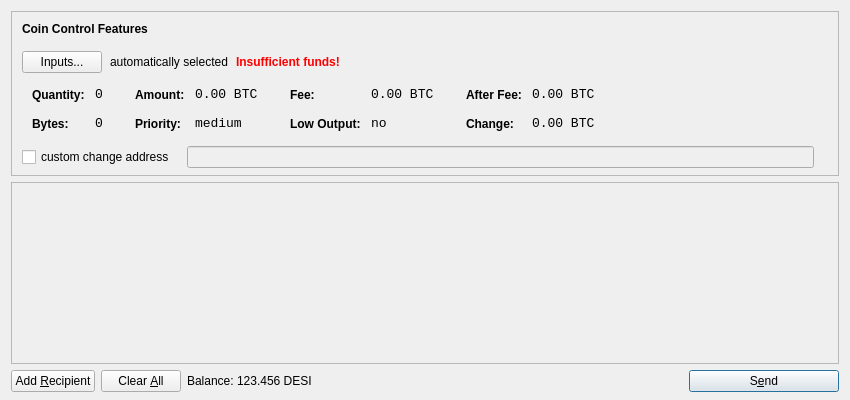
<?xml version="1.0" encoding="UTF-8"?>
<ui version="4.0">
 <class>SendCoinsDialog</class>
 <widget class="QDialog" name="SendCoinsDialog">
  <property name="geometry">
   <rect>
    <x>0</x>
    <y>0</y>
    <width>850</width>
    <height>400</height>
   </rect>
  </property>
  <property name="windowTitle">
   <string>Send Coins</string>
  </property>
  <layout class="QVBoxLayout" name="verticalLayout" stretch="0,1,0">
   <property name="bottomMargin">
    <number>8</number>
   </property>
   <item>
    <widget class="QFrame" name="frameCoinControl">
     <property name="sizePolicy">
      <sizepolicy hsizetype="Expanding" vsizetype="Expanding">
       <horstretch>0</horstretch>
       <verstretch>0</verstretch>
      </sizepolicy>
     </property>
     <property name="maximumSize">
      <size>
       <width>16777215</width>
       <height>16777215</height>
      </size>
     </property>
     <property name="frameShape">
      <enum>QFrame::StyledPanel</enum>
     </property>
     <property name="frameShadow">
      <enum>QFrame::Sunken</enum>
     </property>
     <layout class="QVBoxLayout" name="verticalLayoutCoinControl2">
      <property name="spacing">
       <number>-1</number>
      </property>
      <property name="leftMargin">
       <number>0</number>
      </property>
      <property name="topMargin">
       <number>0</number>
      </property>
      <property name="rightMargin">
       <number>0</number>
      </property>
      <property name="bottomMargin">
       <number>6</number>
      </property>
      <item>
       <layout class="QVBoxLayout" name="verticalLayoutCoinControl" stretch="0,0,0,0,1">
        <property name="spacing">
         <number>0</number>
        </property>
        <property name="leftMargin">
         <number>10</number>
        </property>
        <property name="topMargin">
         <number>10</number>
        </property>
        <item>
         <layout class="QHBoxLayout" name="horizontalLayoutCoinControl1">
          <property name="bottomMargin">
           <number>15</number>
          </property>
          <item>
           <widget class="QLabel" name="labelCoinControlFeatures">
            <property name="sizePolicy">
             <sizepolicy hsizetype="Preferred" vsizetype="Maximum">
              <horstretch>0</horstretch>
              <verstretch>0</verstretch>
             </sizepolicy>
            </property>
            <property name="font">
             <font>
              <weight>75</weight>
              <bold>true</bold>
             </font>
            </property>
            <property name="styleSheet">
             <string notr="true">font-weight:bold;</string>
            </property>
            <property name="text">
             <string>Coin Control Features</string>
            </property>
           </widget>
          </item>
         </layout>
        </item>
        <item>
         <layout class="QHBoxLayout" name="horizontalLayoutCoinControl2" stretch="0,0,0,0">
          <property name="spacing">
           <number>8</number>
          </property>
          <property name="bottomMargin">
           <number>10</number>
          </property>
          <item>
           <widget class="QPushButton" name="pushButtonCoinControl">
            <property name="styleSheet">
             <string notr="true"/>
            </property>
            <property name="text">
             <string>Inputs...</string>
            </property>
           </widget>
          </item>
          <item>
           <widget class="QLabel" name="labelCoinControlAutomaticallySelected">
            <property name="text">
             <string>automatically selected</string>
            </property>
            <property name="margin">
             <number>5</number>
            </property>
           </widget>
          </item>
          <item>
           <widget class="QLabel" name="labelCoinControlInsuffFunds">
            <property name="font">
             <font>
              <weight>75</weight>
              <bold>true</bold>
             </font>
            </property>
            <property name="styleSheet">
             <string notr="true">color:red;font-weight:bold;</string>
            </property>
            <property name="text">
             <string>Insufficient funds!</string>
            </property>
            <property name="margin">
             <number>5</number>
            </property>
           </widget>
          </item>
          <item>
           <spacer name="horizontalSpacerCoinControl">
            <property name="orientation">
             <enum>Qt::Horizontal</enum>
            </property>
            <property name="sizeHint" stdset="0">
             <size>
              <width>40</width>
              <height>1</height>
             </size>
            </property>
           </spacer>
          </item>
         </layout>
        </item>
        <item>
         <widget class="QWidget" name="widgetCoinControl" native="true">
          <property name="sizePolicy">
           <sizepolicy hsizetype="Preferred" vsizetype="Preferred">
            <horstretch>0</horstretch>
            <verstretch>0</verstretch>
           </sizepolicy>
          </property>
          <property name="minimumSize">
           <size>
            <width>0</width>
            <height>0</height>
           </size>
          </property>
          <property name="styleSheet">
           <string notr="true"/>
          </property>
          <layout class="QHBoxLayout" name="horizontalLayoutCoinControl5">
           <property name="margin">
            <number>0</number>
           </property>
           <item>
            <layout class="QHBoxLayout" name="horizontalLayoutCoinControl3" stretch="0,0,0,1">
             <property name="spacing">
              <number>20</number>
             </property>
             <property name="topMargin">
              <number>0</number>
             </property>
             <property name="bottomMargin">
              <number>10</number>
             </property>
             <item>
              <layout class="QFormLayout" name="formLayoutCoinControl1">
               <property name="horizontalSpacing">
                <number>10</number>
               </property>
               <property name="verticalSpacing">
                <number>14</number>
               </property>
               <property name="leftMargin">
                <number>10</number>
               </property>
               <property name="topMargin">
                <number>4</number>
               </property>
               <property name="rightMargin">
                <number>6</number>
               </property>
               <item row="0" column="0">
                <widget class="QLabel" name="labelCoinControlQuantityText">
                 <property name="styleSheet">
                  <string notr="true">font-weight:bold;</string>
                 </property>
                 <property name="text">
                  <string>Quantity:</string>
                 </property>
                 <property name="margin">
                  <number>0</number>
                 </property>
                </widget>
               </item>
               <item row="0" column="1">
                <widget class="QLabel" name="labelCoinControlQuantity">
                 <property name="font">
                  <font>
                   <family>Monospace</family>
                   <pointsize>10</pointsize>
                  </font>
                 </property>
                 <property name="cursor">
                  <cursorShape>IBeamCursor</cursorShape>
                 </property>
                 <property name="contextMenuPolicy">
                  <enum>Qt::ActionsContextMenu</enum>
                 </property>
                 <property name="text">
                  <string notr="true">0</string>
                 </property>
                 <property name="margin">
                  <number>0</number>
                 </property>
                 <property name="textInteractionFlags">
                  <set>Qt::LinksAccessibleByMouse|Qt::TextSelectableByKeyboard|Qt::TextSelectableByMouse</set>
                 </property>
                </widget>
               </item>
               <item row="1" column="0">
                <widget class="QLabel" name="labelCoinControlBytesText">
                 <property name="styleSheet">
                  <string notr="true">font-weight:bold;</string>
                 </property>
                 <property name="text">
                  <string>Bytes:</string>
                 </property>
                </widget>
               </item>
               <item row="1" column="1">
                <widget class="QLabel" name="labelCoinControlBytes">
                 <property name="font">
                  <font>
                   <family>Monospace</family>
                   <pointsize>10</pointsize>
                  </font>
                 </property>
                 <property name="cursor">
                  <cursorShape>IBeamCursor</cursorShape>
                 </property>
                 <property name="contextMenuPolicy">
                  <enum>Qt::ActionsContextMenu</enum>
                 </property>
                 <property name="text">
                  <string notr="true">0</string>
                 </property>
                 <property name="textInteractionFlags">
                  <set>Qt::LinksAccessibleByMouse|Qt::TextSelectableByKeyboard|Qt::TextSelectableByMouse</set>
                 </property>
                </widget>
               </item>
              </layout>
             </item>
             <item>
              <layout class="QFormLayout" name="formLayoutCoinControl2">
               <property name="horizontalSpacing">
                <number>10</number>
               </property>
               <property name="verticalSpacing">
                <number>14</number>
               </property>
               <property name="leftMargin">
                <number>6</number>
               </property>
               <property name="topMargin">
                <number>4</number>
               </property>
               <property name="rightMargin">
                <number>6</number>
               </property>
               <item row="0" column="0">
                <widget class="QLabel" name="labelCoinControlAmountText">
                 <property name="styleSheet">
                  <string notr="true">font-weight:bold;</string>
                 </property>
                 <property name="text">
                  <string>Amount:</string>
                 </property>
                 <property name="margin">
                  <number>0</number>
                 </property>
                </widget>
               </item>
               <item row="0" column="1">
                <widget class="QLabel" name="labelCoinControlAmount">
                 <property name="font">
                  <font>
                   <family>Monospace</family>
                   <pointsize>10</pointsize>
                  </font>
                 </property>
                 <property name="cursor">
                  <cursorShape>IBeamCursor</cursorShape>
                 </property>
                 <property name="contextMenuPolicy">
                  <enum>Qt::ActionsContextMenu</enum>
                 </property>
                 <property name="text">
                  <string notr="true">0.00 BTC</string>
                 </property>
                 <property name="textInteractionFlags">
                  <set>Qt::LinksAccessibleByMouse|Qt::TextSelectableByKeyboard|Qt::TextSelectableByMouse</set>
                 </property>
                </widget>
               </item>
               <item row="1" column="0">
                <widget class="QLabel" name="labelCoinControlPriorityText">
                 <property name="styleSheet">
                  <string notr="true">font-weight:bold;</string>
                 </property>
                 <property name="text">
                  <string>Priority:</string>
                 </property>
                </widget>
               </item>
               <item row="1" column="1">
                <widget class="QLabel" name="labelCoinControlPriority">
                 <property name="font">
                  <font>
                   <family>Monospace</family>
                   <pointsize>10</pointsize>
                  </font>
                 </property>
                 <property name="cursor">
                  <cursorShape>IBeamCursor</cursorShape>
                 </property>
                 <property name="contextMenuPolicy">
                  <enum>Qt::ActionsContextMenu</enum>
                 </property>
                 <property name="text">
                  <string>medium</string>
                 </property>
                 <property name="textInteractionFlags">
                  <set>Qt::LinksAccessibleByMouse|Qt::TextSelectableByKeyboard|Qt::TextSelectableByMouse</set>
                 </property>
                </widget>
               </item>
              </layout>
             </item>
             <item>
              <layout class="QFormLayout" name="formLayoutCoinControl3">
               <property name="horizontalSpacing">
                <number>10</number>
               </property>
               <property name="verticalSpacing">
                <number>14</number>
               </property>
               <property name="leftMargin">
                <number>6</number>
               </property>
               <property name="topMargin">
                <number>4</number>
               </property>
               <property name="rightMargin">
                <number>6</number>
               </property>
               <item row="0" column="0">
                <widget class="QLabel" name="labelCoinControlFeeText">
                 <property name="styleSheet">
                  <string notr="true">font-weight:bold;</string>
                 </property>
                 <property name="text">
                  <string>Fee:</string>
                 </property>
                 <property name="margin">
                  <number>0</number>
                 </property>
                </widget>
               </item>
               <item row="0" column="1">
                <widget class="QLabel" name="labelCoinControlFee">
                 <property name="font">
                  <font>
                   <family>Monospace</family>
                   <pointsize>10</pointsize>
                  </font>
                 </property>
                 <property name="cursor">
                  <cursorShape>IBeamCursor</cursorShape>
                 </property>
                 <property name="contextMenuPolicy">
                  <enum>Qt::ActionsContextMenu</enum>
                 </property>
                 <property name="text">
                  <string notr="true">0.00 BTC</string>
                 </property>
                 <property name="textInteractionFlags">
                  <set>Qt::LinksAccessibleByMouse|Qt::TextSelectableByKeyboard|Qt::TextSelectableByMouse</set>
                 </property>
                </widget>
               </item>
               <item row="1" column="0">
                <widget class="QLabel" name="labelCoinControlLowOutputText">
                 <property name="styleSheet">
                  <string notr="true">font-weight:bold;</string>
                 </property>
                 <property name="text">
                  <string>Low Output:</string>
                 </property>
                </widget>
               </item>
               <item row="1" column="1">
                <widget class="QLabel" name="labelCoinControlLowOutput">
                 <property name="font">
                  <font>
                   <family>Monospace</family>
                   <pointsize>10</pointsize>
                  </font>
                 </property>
                 <property name="cursor">
                  <cursorShape>IBeamCursor</cursorShape>
                 </property>
                 <property name="contextMenuPolicy">
                  <enum>Qt::ActionsContextMenu</enum>
                 </property>
                 <property name="text">
                  <string>no</string>
                 </property>
                 <property name="textInteractionFlags">
                  <set>Qt::LinksAccessibleByMouse|Qt::TextSelectableByKeyboard|Qt::TextSelectableByMouse</set>
                 </property>
                </widget>
               </item>
              </layout>
             </item>
             <item>
              <layout class="QFormLayout" name="formLayoutCoinControl4">
               <property name="horizontalSpacing">
                <number>10</number>
               </property>
               <property name="verticalSpacing">
                <number>14</number>
               </property>
               <property name="leftMargin">
                <number>6</number>
               </property>
               <property name="topMargin">
                <number>4</number>
               </property>
               <property name="rightMargin">
                <number>6</number>
               </property>
               <item row="0" column="0">
                <widget class="QLabel" name="labelCoinControlAfterFeeText">
                 <property name="styleSheet">
                  <string notr="true">font-weight:bold;</string>
                 </property>
                 <property name="text">
                  <string>After Fee:</string>
                 </property>
                 <property name="margin">
                  <number>0</number>
                 </property>
                </widget>
               </item>
               <item row="0" column="1">
                <widget class="QLabel" name="labelCoinControlAfterFee">
                 <property name="font">
                  <font>
                   <family>Monospace</family>
                   <pointsize>10</pointsize>
                  </font>
                 </property>
                 <property name="cursor">
                  <cursorShape>IBeamCursor</cursorShape>
                 </property>
                 <property name="contextMenuPolicy">
                  <enum>Qt::ActionsContextMenu</enum>
                 </property>
                 <property name="text">
                  <string notr="true">0.00 BTC</string>
                 </property>
                 <property name="textInteractionFlags">
                  <set>Qt::LinksAccessibleByMouse|Qt::TextSelectableByKeyboard|Qt::TextSelectableByMouse</set>
                 </property>
                </widget>
               </item>
               <item row="1" column="0">
                <widget class="QLabel" name="labelCoinControlChangeText">
                 <property name="styleSheet">
                  <string notr="true">font-weight:bold;</string>
                 </property>
                 <property name="text">
                  <string>Change:</string>
                 </property>
                </widget>
               </item>
               <item row="1" column="1">
                <widget class="QLabel" name="labelCoinControlChange">
                 <property name="font">
                  <font>
                   <family>Monospace</family>
                   <pointsize>10</pointsize>
                  </font>
                 </property>
                 <property name="cursor">
                  <cursorShape>IBeamCursor</cursorShape>
                 </property>
                 <property name="contextMenuPolicy">
                  <enum>Qt::ActionsContextMenu</enum>
                 </property>
                 <property name="text">
                  <string notr="true">0.00 BTC</string>
                 </property>
                 <property name="textInteractionFlags">
                  <set>Qt::LinksAccessibleByMouse|Qt::TextSelectableByKeyboard|Qt::TextSelectableByMouse</set>
                 </property>
                </widget>
               </item>
              </layout>
             </item>
            </layout>
           </item>
          </layout>
         </widget>
        </item>
        <item>
         <layout class="QHBoxLayout" name="horizontalLayoutCoinControl4" stretch="0,0,0">
          <property name="spacing">
           <number>12</number>
          </property>
          <property name="sizeConstraint">
           <enum>QLayout::SetDefaultConstraint</enum>
          </property>
          <property name="topMargin">
           <number>5</number>
          </property>
          <property name="rightMargin">
           <number>5</number>
          </property>
          <item>
           <widget class="QCheckBox" name="checkBoxCoinControlChange">
            <property name="text">
             <string>custom change address</string>
            </property>
           </widget>
          </item>
          <item>
           <widget class="QLineEdit" name="lineEditCoinControlChange">
            <property name="enabled">
             <bool>false</bool>
            </property>
            <property name="sizePolicy">
             <sizepolicy hsizetype="Expanding" vsizetype="Fixed">
              <horstretch>0</horstretch>
              <verstretch>0</verstretch>
             </sizepolicy>
            </property>
           </widget>
          </item>
          <item>
           <widget class="QLabel" name="labelCoinControlChangeLabel">
            <property name="sizePolicy">
             <sizepolicy hsizetype="Preferred" vsizetype="Expanding">
              <horstretch>0</horstretch>
              <verstretch>0</verstretch>
             </sizepolicy>
            </property>
            <property name="minimumSize">
             <size>
              <width>0</width>
              <height>0</height>
             </size>
            </property>
            <property name="text">
             <string/>
            </property>
            <property name="margin">
             <number>3</number>
            </property>
           </widget>
          </item>
         </layout>
        </item>
        <item>
         <spacer name="verticalSpacerCoinControl">
          <property name="orientation">
           <enum>Qt::Vertical</enum>
          </property>
          <property name="sizeHint" stdset="0">
           <size>
            <width>800</width>
            <height>1</height>
           </size>
          </property>
         </spacer>
        </item>
       </layout>
      </item>
     </layout>
    </widget>
   </item>
   <item>
    <widget class="QScrollArea" name="scrollArea">
     <property name="widgetResizable">
      <bool>true</bool>
     </property>
     <widget class="QWidget" name="scrollAreaWidgetContents">
      <property name="geometry">
       <rect>
        <x>0</x>
        <y>0</y>
        <width>830</width>
        <height>165</height>
       </rect>
      </property>
      <layout class="QVBoxLayout" name="verticalLayout_2">
       <property name="margin">
        <number>0</number>
       </property>
       <item>
        <layout class="QVBoxLayout" name="entries">
         <property name="spacing">
          <number>6</number>
         </property>
        </layout>
       </item>
       <item>
        <spacer name="verticalSpacer">
         <property name="orientation">
          <enum>Qt::Vertical</enum>
         </property>
         <property name="sizeHint" stdset="0">
          <size>
           <width>20</width>
           <height>40</height>
          </size>
         </property>
        </spacer>
       </item>
      </layout>
     </widget>
    </widget>
   </item>
   <item>
    <layout class="QHBoxLayout" name="horizontalLayout">
     <item>
      <widget class="QPushButton" name="addButton">
       <property name="toolTip">
        <string>Send to multiple recipients at once</string>
       </property>
       <property name="text">
        <string>Add &amp;Recipient</string>
       </property>
       <property name="icon">
        <iconset resource="../bitcoin.qrc">
         <normaloff>:/icons/add</normaloff>:/icons/add</iconset>
       </property>
       <property name="autoDefault">
        <bool>false</bool>
       </property>
      </widget>
     </item>
     <item>
      <widget class="QPushButton" name="clearButton">
       <property name="sizePolicy">
        <sizepolicy hsizetype="Minimum" vsizetype="Fixed">
         <horstretch>0</horstretch>
         <verstretch>0</verstretch>
        </sizepolicy>
       </property>
       <property name="toolTip">
        <string>Remove all transaction fields</string>
       </property>
       <property name="text">
        <string>Clear &amp;All</string>
       </property>
       <property name="icon">
        <iconset resource="../bitcoin.qrc">
         <normaloff>:/icons/remove</normaloff>:/icons/remove</iconset>
       </property>
       <property name="autoRepeatDelay">
        <number>300</number>
       </property>
       <property name="autoDefault">
        <bool>false</bool>
       </property>
      </widget>
     </item>
     <item>
      <layout class="QHBoxLayout" name="horizontalLayout_2">
       <property name="spacing">
        <number>3</number>
       </property>
       <item>
        <widget class="QLabel" name="label">
         <property name="text">
          <string>Balance:</string>
         </property>
        </widget>
       </item>
       <item>
        <widget class="QLabel" name="labelBalance">
         <property name="cursor">
          <cursorShape>IBeamCursor</cursorShape>
         </property>
         <property name="text">
          <string>123.456 DESI</string>
         </property>
         <property name="textInteractionFlags">
          <set>Qt::LinksAccessibleByMouse|Qt::TextSelectableByKeyboard|Qt::TextSelectableByMouse</set>
         </property>
        </widget>
       </item>
      </layout>
     </item>
     <item>
      <spacer name="horizontalSpacer">
       <property name="orientation">
        <enum>Qt::Horizontal</enum>
       </property>
       <property name="sizeHint" stdset="0">
        <size>
         <width>40</width>
         <height>20</height>
        </size>
       </property>
      </spacer>
     </item>
     <item>
      <widget class="QPushButton" name="sendButton">
       <property name="minimumSize">
        <size>
         <width>150</width>
         <height>0</height>
        </size>
       </property>
       <property name="toolTip">
        <string>Confirm the send action</string>
       </property>
       <property name="text">
        <string>S&amp;end</string>
       </property>
       <property name="icon">
        <iconset resource="../bitcoin.qrc">
         <normaloff>:/icons/send</normaloff>:/icons/send</iconset>
       </property>
       <property name="default">
        <bool>true</bool>
       </property>
      </widget>
     </item>
    </layout>
   </item>
  </layout>
 </widget>
 <resources>
  <include location="../bitcoin.qrc"/>
 </resources>
 <connections/>
</ui>
